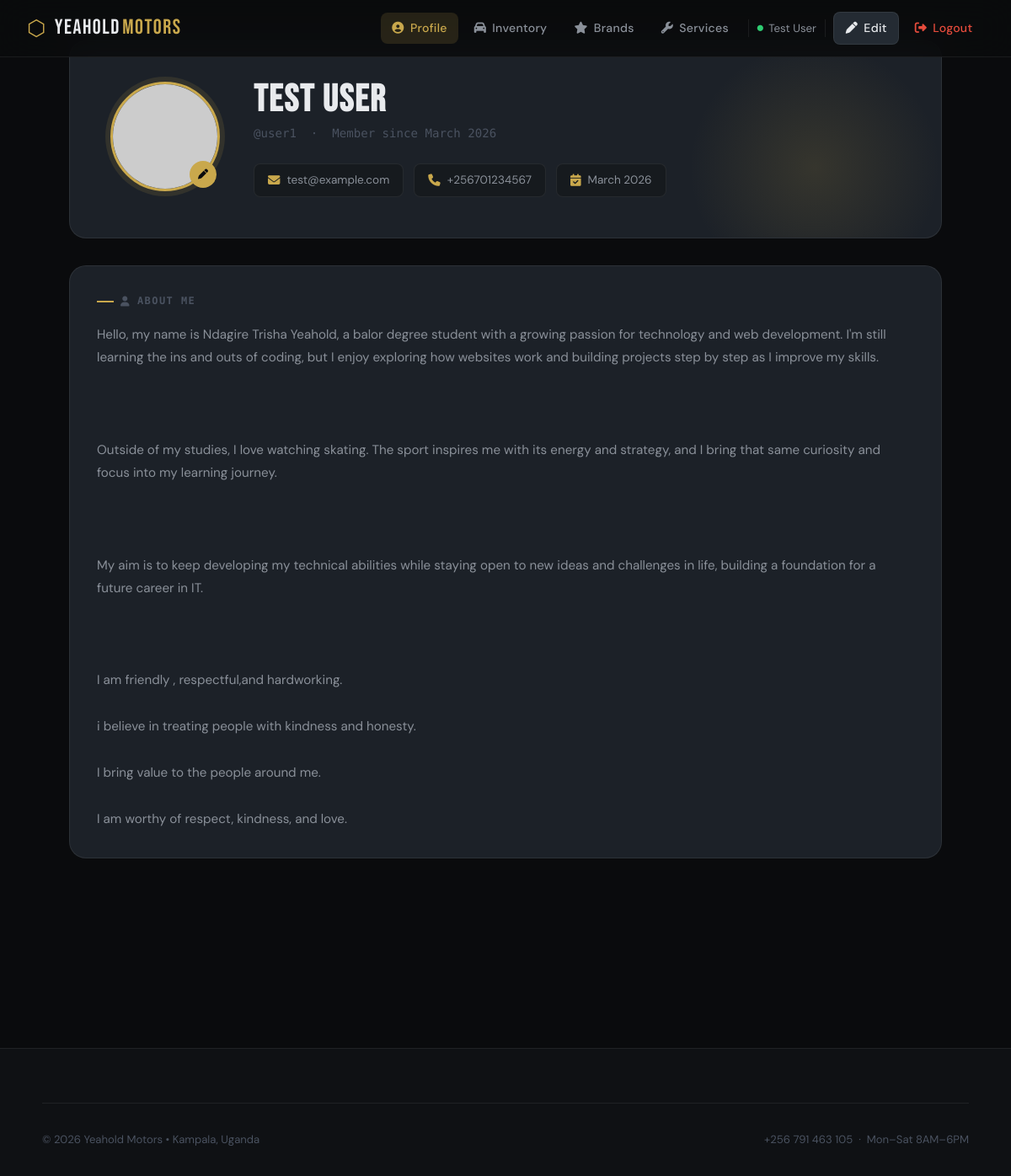
/dashboard.php (signed in), run on the app's committed database.
### tables this page shows
CREATE TABLE `users` (
  `id` int(11) NOT NULL,
  `full_name` varchar(100) NOT NULL,
  `email` varchar(100) NOT NULL,
  `password` varchar(255) NOT NULL,
  `phone` varchar(30) DEFAULT NULL,
  `profile_picture` varchar(255) DEFAULT 'bmw-x5.jpg',
  `bio` text DEFAULT NULL,
  `created_at` datetime DEFAULT current_timestamp(),
  `updated_at` datetime DEFAULT current_timestamp() ON UPDATE current_timestamp()
);

### dashboard.php (the view, shortened to what this page needs)
<?php
include 'config.php';
$stmt = $pdo->prepare("SELECT * FROM users WHERE id = ?");
$stmt->execute([$_SESSION['user_id']]);
$user = $stmt->fetch();
$avatar = !empty($user['profile_picture']) && file_exists('uploads/avatars/'.$user['profile_picture'])
    ? 'uploads/avatars/' . htmlspecialchars($user['profile_picture'])
    : 'https://ui-avatars.com/api/?name=' . urlencode($user['full_name']) . '&background=c9a84c&color=0a0b0d&size=200&bold=true';
$bio = !empty($user['bio']) ? nl2br(htmlspecialchars($user['bio'])) : '<em style="color:var(--text3)">No bio added yet. <a href="edit-profile.php" style="color:var(--gold)">Add one →</a></em>';
$memberSince = date('F Y', strtotime($user['created_at']));
?>
<!DOCTYPE html>
<html lang="en">
<head>
    <link rel="stylesheet" href="style.css">
    <link rel="stylesheet" href="https://cdnjs.cloudflare.com/ajax/libs/font-awesome/6.5.0/css/all.min.css">
</head>
<body>
<?php include 'navbar.php'; ?>
<div class="ym-page">
    <div class="ym-dashboard">
        <div class="ym-profile-hero anim-fade-up">
            <div class="ym-avatar-wrap">
                <img src="<?= $avatar ?>" alt="Profile picture of <?= htmlspecialchars($user['full_name']) ?>" class="ym-avatar">
                <a href="edit-profile.php" class="ym-avatar-edit" title="Edit profile"><i class="fas fa-pen"></i></a>
            </div>
            <div class="ym-profile-info">
                <h1 class="ym-profile-name"><?= htmlspecialchars($user['full_name']) ?></h1>
                <p class="ym-profile-handle">@user<?= $user['id'] ?> &nbsp;·&nbsp; Member since <?= $memberSince ?></p>
                <div class="ym-profile-meta">
                    <div class="ym-meta-pill"><i class="fas fa-envelope"></i><?= htmlspecialchars($user['email']) ?></div>
                    <?php if(!empty($user['phone'])): ?>
                    <div class="ym-meta-pill"><i class="fas fa-phone"></i><?= htmlspecialchars($user['phone']) ?></div>
                    <?php endif; ?>
                    <div class="ym-meta-pill"><i class="fas fa-calendar-check"></i><?= $memberSince ?></div>
                </div>
            </div>
        </div>
        <div class="ym-profile-bio-card anim-fade-up" style="transition-delay:0.1s;">
            <h3><i class="fas fa-user"></i> About Me</h3>
            <div class="ym-bio-text"><?= $bio ?></div>
        </div>
        <div class="ym-quick-links">
        </div>
    </div>
</div>
<footer class="ym-footer">
    <div class="ym-footer__bottom" style="max-width:1100px;margin:0 auto;">
        <span>&copy; <?= date('Y') ?> Yeahold Motors • Kampala, Uganda</span>
        <span>+256 791 463 105 &nbsp;·&nbsp; Mon–Sat 8AM–6PM</span>
    </div>
</footer>
</body>
</html>

### navbar.php (shortened to what this page needs)
<?php
$current = basename($_SERVER['PHP_SELF']);
?>
<nav class="ym-nav" id="ymNav">
    <div class="ym-nav__inner">
        <a href="dashboard.php" class="ym-nav__brand">
            <span class="ym-nav__logo-icon">⬡</span>
            <span class="ym-nav__logo-text">YEAHOLD<em>MOTORS</em></span>
        </a>
        <ul class="ym-nav__links" id="navLinks">
            <li><a href="dashboard.php" class="<?= $current==='dashboard.php'?'active':'' ?>">
                <i class="fas fa-user-circle"></i> Profile
            </a></li>
            <li><a href="gallery.php" class="<?= $current==='gallery.php'?'active':'' ?>">
                <i class="fas fa-car"></i> Inventory
            </a></li>
            <li><a href="brands.php" class="<?= $current==='brands.php'?'active':'' ?>">
                <i class="fas fa-star"></i> Brands
            </a></li>
            <li><a href="services.php" class="<?= $current==='services.php'?'active':'' ?>">
                <i class="fas fa-wrench"></i> Services
            </a></li>
            <li class="ym-nav__user">
                <span class="ym-nav__greeting">
                    <i class="fas fa-circle ym-nav__online-dot"></i>
                    <?= htmlspecialchars($user['full_name']) ?>
                </span>
            </li>
            <li>
                <a href="edit-profile.php" class="ym-nav__edit-btn">
                    <i class="fas fa-pen"></i> Edit
                </a>
            </li>
            <li>
                <a href="logout.php" class="ym-nav__logout">
                    <i class="fas fa-sign-out-alt"></i> Logout
                </a>
            </li>
        </ul>
    </div>
</nav>

### data on the page
users: full_name "Test User", id "1", created_at "March 2026", email "test@example.com", phone "+256701234567", bio "Hello, my name is Ndagire Trisha Yeahold, a balor degree student with a growing passion for technology and web development. I'm still learning the ins and outs of coding, but I enjoy exploring how websites work and building projects step by step as I improve my skills. Outside of my studies, I love watching skating. The sport inspires me with its energy and strategy, and I bring that same curiosity and focus into my learning journey. My aim is to keep developing my technical abilities while staying open to new ideas and challenges in life, building a foundation for a future career in IT. I am friendly , respectful,and hardworking. i believe in treating people with kindness and honesty. I…"
